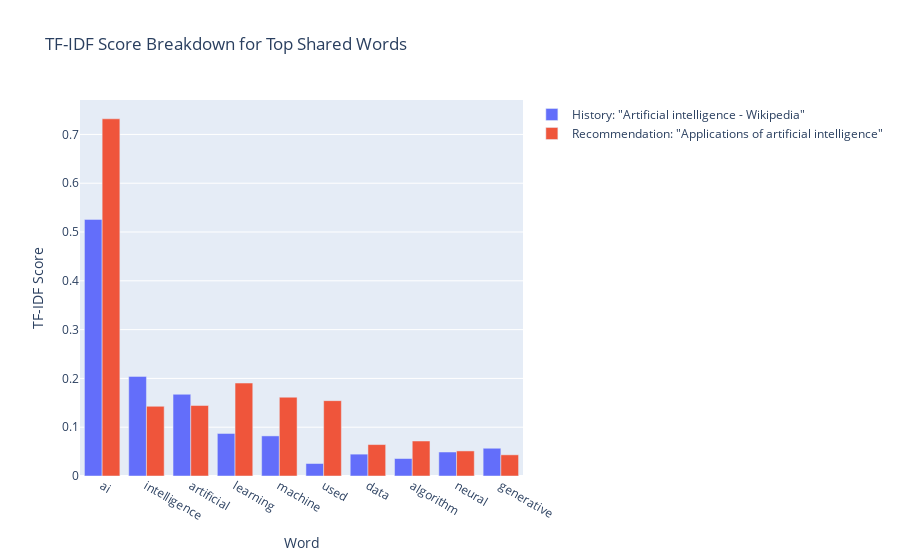

Notebook source saved alongside this figure:
### Markdown cell above
## Recommendation Breakdown

To understand *why* an article is recommended, we can break down the similarity score. The chart below visualizes the contribution of shared important words between a history article and a recommended article. It shows the top 10 words that they have in common, weighted by their TF-IDF scores in each document. Words with high TF-IDF scores in both are strong indicators of shared topics.

### Code cell
def visualize_recommendation_breakdown(history_url, recommended_url, vectorizer, corpus_data, corpus_vectors, history_data, history_vectors):
    """
    Visualizes the shared high-TF-IDF words between two articles.
    """
    try:
        history_idx = history_data[history_data['url'] == history_url].index[0]
        reco_idx = corpus_data[corpus_data['url'] == recommended_url].index[0]

        history_title = history_data.loc[history_idx, 'title']
        reco_title = corpus_data.loc[reco_idx, 'title']

        # Get the TF-IDF vectors
        history_vec = history_vectors[history_idx]
        reco_vec = corpus_vectors[reco_idx]

        # Get the feature names (words) from the vectorizer
        feature_names = np.array(vectorizer.get_feature_names_out())

        # Find common words with non-zero TF-IDF scores
        common_indices = (history_vec.toarray().flatten() > 0) & (reco_vec.toarray().flatten() > 0)
        common_words = feature_names[common_indices]
        
        if len(common_words) == 0:
            print(f"No common words found between '{history_title}' and '{reco_title}'.")
            return

        history_scores = history_vec.toarray().flatten()[common_indices]
        reco_scores = reco_vec.toarray().flatten()[common_indices]
        
        breakdown_df = pd.DataFrame({
            'Word': common_words,
            'History_TFIDF': history_scores,
            'Recommendation_TFIDF': reco_scores
        })
        
        breakdown_df['Combined_Score'] = breakdown_df['History_TFIDF'] * breakdown_df['Recommendation_TFIDF']
        top_words_df = breakdown_df.sort_values('Combined_Score', ascending=False).head(10)

        fig = go.Figure(data=[
            go.Bar(name=f'History: "{history_title}"', x=top_words_df['Word'], y=top_words_df['History_TFIDF']),
            go.Bar(name=f'Recommendation: "{reco_title}"', x=top_words_df['Word'], y=top_words_df['Recommendation_TFIDF'])
        ])
        fig.update_layout(
            barmode='group',
            title=f'TF-IDF Score Breakdown for Top Shared Words',
            xaxis_title='Word',
            yaxis_title='TF-IDF Score'
        )
        fig.show()

    except IndexError:
        print("Could not find one of the URLs in the corpus or history data. The article might not have been scraped or was filtered out.")
    except Exception as e:
        print(f"An error occurred: {e}")


if top_recommendations:
    history_data_df = calculator._load_and_preprocess_data(processed_history_file)
    history_vectors_for_viz = calculator.vectorizer.transform(history_data_df['processed_text'])

    history_article_url = history_urls_to_process[0]
    recommended_article_url = top_recommendations[0][0]
    
    visualize_recommendation_breakdown(
        history_article_url, 
        recommended_article_url, 
        vectorizer, 
        corpus_data, 
        corpus_vectors,
        history_data_df,
        history_vectors_for_viz
    )
else:
    print("No recommendations were generated, so breakdown cannot be shown.")

### Figure 1 — Plotly figure (JSON) as saved in the notebook; plotly's stock layout.template omitted (floating-point values rounded to 4 significant figures)
{"data": [{"name": "History: \"Artificial intelligence - Wikipedia\"", "type": "bar", "x": ["ai", "intelligence", "artificial", "learning", "machine", "used", "data", "algorithm", "neural", "generative"], "y": [0.5259, 0.2042, 0.1675, 0.08716, 0.08219, 0.02562, 0.04479, 0.03581, 0.04916, 0.05688]}, {"name": "Recommendation: \"Applications of artificial intelligence\"", "type": "bar", "x": ["ai", "intelligence", "artificial", "learning", "machine", "used", "data", "algorithm", "neural", "generative"], "y": [0.732, 0.1429, 0.1444, 0.1905, 0.1615, 0.1544, 0.06441, 0.07173, 0.05138, 0.0434]}], "layout": {"barmode": "group", "title": {"text": "TF-IDF Score Breakdown for Top Shared Words"}, "xaxis": {"title": {"text": "Word"}}, "yaxis": {"title": {"text": "TF-IDF Score"}}}}
